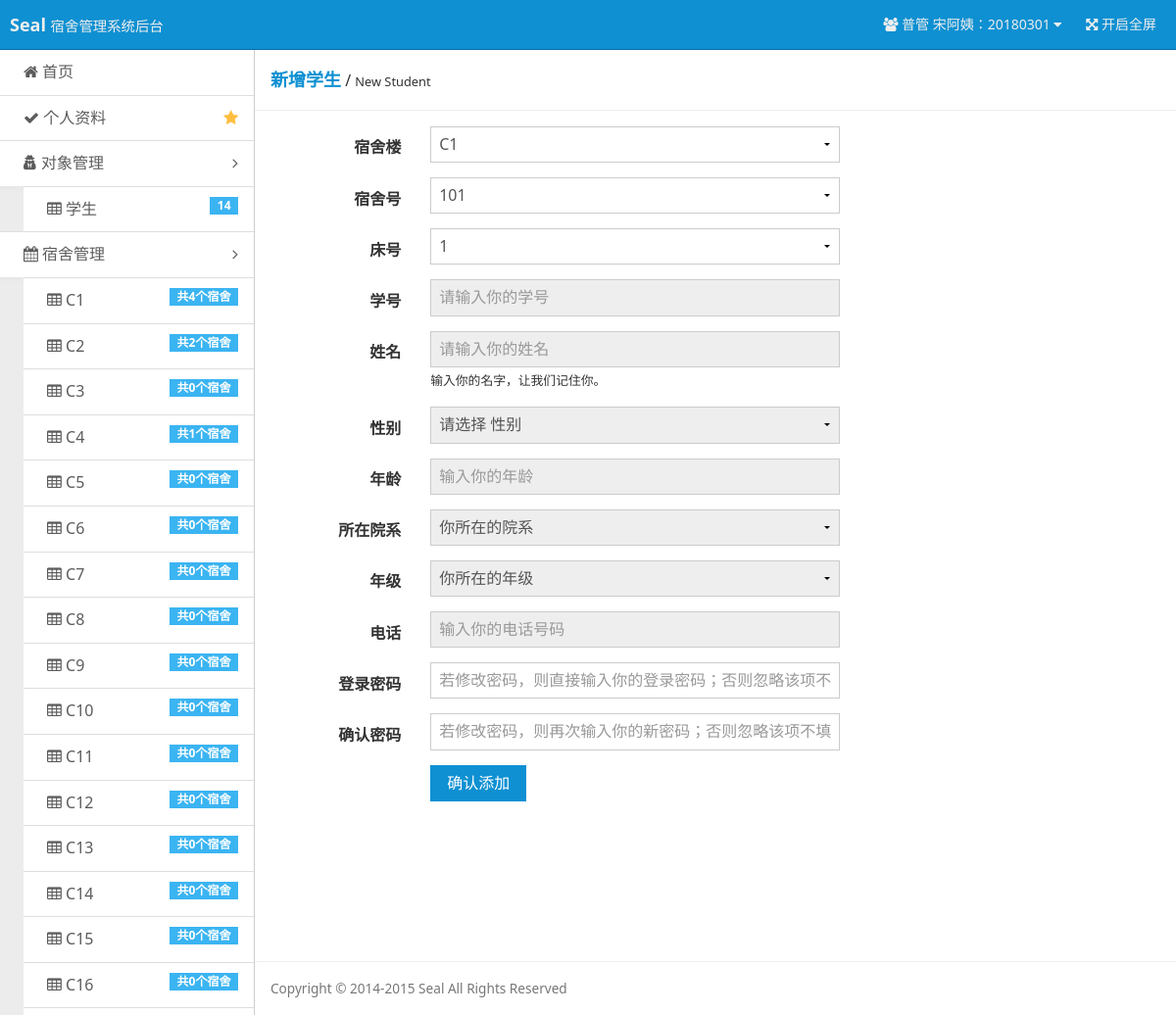
The page /pages/user-stu-new.php (signed in) on the database its author committed.
### tables this page shows
CREATE TABLE `users` (
  `u_id` int(11) NOT NULL AUTO_INCREMENT,
  `u_no` int(11) NOT NULL,
  `u_name` char(20) NOT NULL,
  `u_password` char(100) NOT NULL,
  `u_permission` int(11) DEFAULT NULL,
  PRIMARY KEY (`u_id`),
  UNIQUE KEY `u_no` (`u_no`)
);

CREATE TABLE `dormitory_builds` (
  `db_id` int(11) NOT NULL AUTO_INCREMENT,
  `db_name` char(20) NOT NULL,
  `d_price` int(20) NOT NULL,
  PRIMARY KEY (`db_id`),
  UNIQUE KEY `db_name` (`db_name`)
);

### inc/checklogin.php (called while the page is built, shortened)
<?php
$user = $_COOKIE ['user'];
$user_permission = $_COOKIE ['user_permission'];
if ($user == "") {
    header ( "Location: ?r=login" );
    exit ();
} else {
    $query = "SELECT * FROM users WHERE u_no='$user'";
    $result = mysql_query ( $query ) or die ( 'SQL语句有误：' . mysql_error () );
    $users = mysql_fetch_array ( $result );
    switch ($user_permission) {
        case 1 :
            $username = "普管 {$users ['u_name']}：" . $users ['u_no'];
            break;
    }
}

### pages/user-stu-new.php (the view, shortened to what this page needs)
<?php
require 'inc/checklogin.php';
include 'tools/tool_database.php';
$page_from = $_GET['from'];
$permission_read = "true";
$permission_read = "readonly='$permission_read'";
if ($user_permission == -1) {
    header("Location: ?r=permission-denied");
    exit();
} else {
    $permission_show = "style=\"display: none;\"";
}
$users_all_dor_builds_query = "SELECT db_name FROM dormitory_builds ORDER BY db_id";
$users_all_dor_builds_result = mysql_query($users_all_dor_builds_query) or die ('SQL语句有误：' . mysql_error());
$users_all_dor_build_query = "SELECT db_name,db_id FROM dormitory_builds ORDER BY db_id";
$users_all_dor_build_result = mysql_query($users_all_dor_build_query) or die ('SQL语句有误：' . mysql_error());
$users_all_dor_build = mysql_fetch_array($users_all_dor_build_result);
$dor_build_select_name = $_GET['db_id_select'];
if (isset($dor_build_select_name)) {
    $dor_build_select_id = queryDorBuildIdByName($dor_build_select_name);
    $dor_list_query = "SELECT d_name FROM dormitories WHERE db_id='$dor_build_select_id'";
} else $dor_list_query = "SELECT d_name FROM dormitories WHERE db_id='{$users_all_dor_build['db_id']}'";
$dor_list_result = mysql_query($dor_list_query) or die ('SQL语句有误：' . mysql_error());
$dor_lists_query = "SELECT d_bed_num FROM dormitories WHERE db_id='{$users_all_dor_build['db_id']}'";
$dor_lists_result = mysql_query($dor_lists_query) or die ('SQL语句有误：' . mysql_error());
$dor_list = mysql_fetch_array($dor_lists_result);
?>
<!doctype html>
<html class="no-js">
<head>
    <link rel="stylesheet" href="assets/css/amazeui.min.css"/>
    <link rel="stylesheet" href="assets/css/admin.css">
    <link rel="stylesheet" href="assets/css/css_msgbox/msgBoxLight.css"/>
</head>
<body>
<header class="am-topbar am-topbar-inverse admin-header">
    <?php require 'template/header.php'; ?>
</header>
<div class="am-cf admin-main">
    <?php require 'template/sidebar.php'; ?>
    <div class="admin-content">
        <div class="admin-content-body">
            <div class="am-cf am-padding am-padding-bottom-0">
                <div class="am-fl am-cf"><strong class="am-text-primary am-text-lg">新增学生</strong> /
                    <small>New Student</small>
                </div>
            </div>
            <hr/>
            <div class="am-g">
                <div class="am-u-sm-12 am-u-md-8 am-u-md-pull-4">
                    <form class="am-form am-form-horizontal" method="post" name="add">
                        <div class="am-form-group">
                            <label for="user-dor-build" class="am-u-sm-3 am-form-label">宿舍楼</label>
                            <div class="am-u-sm-9">
                                <?php
                                if ($user_permission == -1 || $page_from == "dorlist") {
                                    echo "<select name='user-dor-build' id='user-dor-build' disabled='disabled' onchange='request(this.id)'>";
                                } else {
                                    echo "<select name='user-dor-build' id='user-dor-build' onchange='request(this.id)'>";
                                }
                                while ($dor_builds = mysql_fetch_array($users_all_dor_builds_result)) {
                                    if ($dor_builds['db_name'] == 'C1') {
                                        echo "<option value='{$dor_builds['db_name']}' selected='selected'>{$dor_builds['db_name']}</option>";
                                    } else {
                                        echo "<option value='{$dor_builds['db_name']}'>{$dor_builds['db_name']}</option>";
                                    }
                                }
                                echo "</select>";
                                ?>
                            </div>
                        </div>
                        <div class="am-form-group">
                            <label for="user-dor" class="am-u-sm-3 am-form-label">宿舍号</label>
                            <div class="am-u-sm-9">
                                <?php
                                if ($user_permission == -1) {
                                    echo "<select name='user-dor' disabled='disabled'>";
                                } else {
                                    echo "<select name='user-dor'>";
                                }
                                while ($db_dor = mysql_fetch_array($dor_list_result)) {
                                    if ($db_dor['d_name'] == '101') {
                                        echo "<option value='{$db_dor['d_name']}' selected='selected'>{$db_dor['d_name']}</option>";
                                    } else {
                                        echo "<option value='{$db_dor['d_name']}'>{$db_dor['d_name']}</option>";
                                    }
                                }
                                echo "</select>";
                                ?>
                            </div>
                        </div>
                        <div class="am-form-group">
                            <label for="user-bed" class="am-u-sm-3 am-form-label">床号</label>
                            <div class="am-u-sm-9">
                                <?php
                                if ($user_permission == -1) {
                                    echo "<select name='user-bed' disabled='disabled'>";
                                } else {
                                    echo "<select name='user-bed'>";
                                }
                                for ($i = 1; $i <= $dor_list['d_bed_num']; $i++) {
                                    if ($i == '1') {
                                        echo "<option value='$i' selected='selected'>$i</option>";
                                    } else {
                                        echo "<option value='$i' >$i</option>";
                                    }
                                }
                                echo "</select>";
                                ?>
                            </div>
                        </div>
                        <div class="am-form-group">
                            <label for="user-no" class="am-u-sm-3 am-form-label">学号</label>
                            <div class="am-u-sm-9">
                                <input type="text" id="user-no" name="user-no"
                                       placeholder="请输入你的学号" <?php echo $permission_read ?> value="">
                            </div>
                        </div>
                        <div class="am-form-group">
                            <label for="user-name" class="am-u-sm-3 am-form-label">姓名</label>
                            <div class="am-u-sm-9">
                                <input type="text" id="user-name" name="user-name"
                                       placeholder="请输入你的姓名" <?php echo $permission_read ?>>
                                <small>输入你的名字，让我们记住你。</small>
                            </div>
                        </div>
                        <div class="am-form-group">
                            <label for="user-sex" class="am-u-sm-3 am-form-label">性别</label>
                            <div class="am-u-sm-9">
                                <select name="user-sex" <?php echo $permission_read ?>>
                                    <option value="">请选择 性别</option>
                                </select>
                            </div>
                        </div>
                        <div class="am-form-group">
                            <label for="user-age" class="am-u-sm-3 am-form-label">年龄</label>
                            <div class="am-u-sm-9">
                                <input type="number" pattern="[0-9]*" id="user-age" name="user-age"
                                       placeholder="输入你的年龄" <?php echo $permission_read ?>>
                            </div>
                        </div>
                        <div class="am-form-group">
                            <label for="user-department" class="am-u-sm-3 am-form-label">所在院系</label>
                            <div class="am-u-sm-9">
                                <select name="user-department" data-placeholder="请选择学院" <?php echo $permission_read ?>>
                                    <option value="">你所在的院系</option>
                                </select>
                            </div>
                        </div>
                        <div class="am-form-group">
                            <label for="user-grade" class="am-u-sm-3 am-form-label">年级</label>
                            <div class="am-u-sm-9">
                                <select name="user-grade" data-placeholder="请选择年级" <?php echo $permission_read ?>>
                                    <option value="">你所在的年级</option>
                                </select>
                            </div>
                        </div>
                        <div class="am-form-group">
                            <label for="user-phone" class="am-u-sm-3 am-form-label">电话</label>
                            <div class="am-u-sm-9">
                                <input type="tel" id="user-phone" name="user-phone"
                                       placeholder="输入你的电话号码" <?php echo $permission_read ?>>
                            </div>
                        </div>
                        <div class="am-form-group">
                            <label for="user-password" class="am-u-sm-3 am-form-label">登录密码</label>
                            <div class="am-u-sm-9">
                                <input type="password" id="user-password" name="user-password"
                                       placeholder="若修改密码，则直接输入你的登录密码；否则忽略该项不填">
                            </div>
                        </div>
                        <div class="am-form-group">
                            <label for="user-password-repeat" class="am-u-sm-3 am-form-label">确认密码</label>
                            <div class="am-u-sm-9">
                                <input type="password" id="user-password-repeat" name="user-password-repeat"
                                       placeholder="若修改密码，则再次输入你的新密码；否则忽略该项不填">
                            </div>
                        </div>
                        <div class="am-form-group">
                            <div class="am-u-sm-9 am-u-sm-push-3">
                                <input type="submit" name="add" value="确认添加"
                                       class="am-btn am-btn-primary" <?php if ($user_permission != -1) echo ""; else echo $permission_show ?>>
                            </div>
                        </div>
                    </form>
                </div>
            </div>
        </div>
        <footer class="admin-content-footer">
            <?php require 'template/footer.php'; ?>
        </footer>
    </div>
</div>
    <?php require 'template/footer.php'; ?>
</body>
</html>

### template/header.php (shortened to what this page needs)
<div class="am-topbar-brand">
    <strong>Seal</strong>
    <small>宿舍管理系统后台</small>
</div>
<div class="am-collapse am-topbar-collapse" id="topbar-collapse">
    <ul class="am-nav am-nav-pills am-topbar-nav am-topbar-right admin-header-list">
        <li class="am-dropdown" data-am-dropdown>
            <a class="am-dropdown-toggle" data-am-dropdown-toggle href="javascript:;">
                <span class="am-icon-users"></span> <?php echo $username ?> <span class="am-icon-caret-down"></span>
            </a>
        </li>
        <li class="am-hide-sm-only"><a href="javascript:;" id="admin-fullscreen"><span class="am-icon-arrows-alt"></span> <span class="admin-fullText">开启全屏</span></a></li>
    </ul>
</div>

### template/sidebar.php (shortened to what this page needs)
<?php
$student_query = "SELECT * FROM users WHERE u_permission=-1 ORDER BY u_id DESC";
$student_result = mysql_query($student_query) or die ('SQL语句有误：' . mysql_error());
$students_count = mysql_num_rows($student_result);
$dormitory_builds_query = "SELECT * FROM dormitory_builds ORDER BY db_id ";
$dormitory_builds_result = mysql_query($dormitory_builds_query) or die ('SQL语句有误：' . mysql_error());
?>
<div class="admin-sidebar am-offcanvas" id="admin-offcanvas">
    <div class="am-offcanvas-bar admin-offcanvas-bar">
        <ul class="am-list admin-sidebar-list">
            <li><a href="?r=index"><span class="am-icon-home"></span> 首页</a></li>
            <?php
            switch ($user_permission) {
                case 1 :
                    $data_href = "?r=user-admin-normal&uno={$users['u_no']}&edit_target=self";
                    break;
            }
            ?>
            <li><a href="<?php echo $data_href ?>" class="am-cf"><span class="am-icon-check"></span> 个人资料<span
                            class="am-icon-star am-fr am-margin-right admin-icon-yellow"></span></a></li>
            <li class="admin-parent">
                <a class="am-cf" data-am-collapse="{target: '#object-nav'}"><span class="am-icon-user-secret"></span>
                    对象管理 <span class="am-icon-angle-right am-fr am-margin-right"></span></a>
                <ul class="am-list am-collapse admin-sidebar-sub am-in" id="object-nav">
                    <li><a href="?r=list-stu"><span class="am-icon-table"></span> 学生<span
                                    class="am-badge am-badge-secondary am-margin-right am-fr"><?php echo $students_count ?></span></a>
                    </li>
                </ul>
            </li>
            <li class="admin-parent" <?php if ($user_permission == -1) echo 'style="display: none;"' ?>>
                <a class="am-cf" data-am-collapse="{target: '#dormitory-nav'}"><span class="am-icon-calendar"></span>
                    宿舍管理 <span class="am-icon-angle-right am-fr am-margin-right"></span></a>
                <ul class="am-list am-collapse admin-sidebar-sub am-in" id="dormitory-nav">
                    <?php
                    while ($dormitory_builds = mysql_fetch_array($dormitory_builds_result)) {
                        ?>
                        <li><a href="?r=list-dormitories&db_id=<?php echo $dormitory_builds['db_id'] ?>"><span
                                        class="am-icon-table"></span> <?php echo $dormitory_builds['db_name'] ?>
                                <span
                                        class="am-badge am-badge-secondary am-margin-right am-fr">共<?php echo mysql_num_rows(mysql_query("SELECT dormitories.db_id FROM dormitories WHERE db_id={$dormitory_builds['db_id']} ORDER BY db_id ")) ?>个宿舍</span></a>
                        </li>
                    <?php } ?>
                </ul>
            </li>
        </ul>
    </div>
</div>

### rows shown on the page
users: username "普管 宋阿姨：20180301"
dormitory_builds: db_name "C1", db_id "4"
dormitory_builds: db_name "C2", db_id "2"
dormitory_builds: db_name "C3", db_id "0"
dormitory_builds: db_name "C4", db_id "1"
dormitory_builds: db_name "C5", db_id "0"
dormitory_builds: db_name "C6", db_id "0"
dormitory_builds: db_name "C7", db_id "0"
dormitory_builds: db_name "C8", db_id "0"
dormitory_builds: db_name "C9", db_id "0"
dormitory_builds: db_name "C10", db_id "0"
dormitory_builds: db_name "C11", db_id "0"
dormitory_builds: db_name "C12", db_id "0"
dormitory_builds: db_name "C13", db_id "0"
dormitory_builds: db_name "C14", db_id "0"
dormitory_builds: db_name "C15", db_id "0"
dormitory_builds: db_name "C16", db_id "0"

### other values the page prints
$students_count "14"
form field user-dor-build "C1"
form field user-dor "101"
form field user-bed "1"
